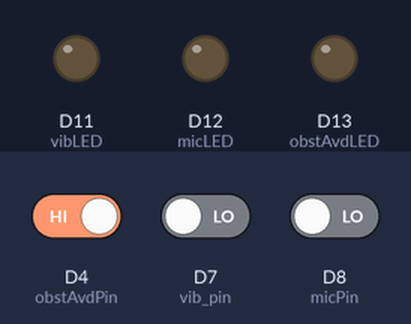
The sketch below on a simulated Arduino MKR. Shown: output pins drawn as LEDs (lit = HIGH). The inputs (shaded band) are chosen by the test bench; at power-on: D4 (obstAvdPin) HIGH, D7 (vib_pin) LOW, D8 (micPin) LOW. WiFi joins after 1.5 s; servers stay silent unless stated; what the sketch prints to the serial monitor is not drawn.

Above: at 3.0 s.
3.1 s: D4 (obstAvdPin) driven LOW
At 3.8 s:
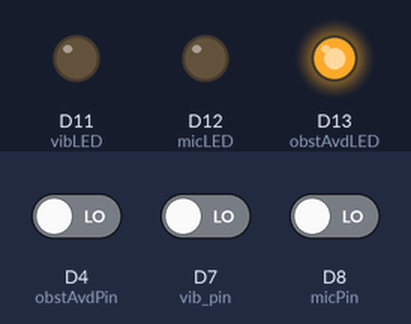
4.6 s: D7 (vib_pin) driven HIGH
At 5.0 s:
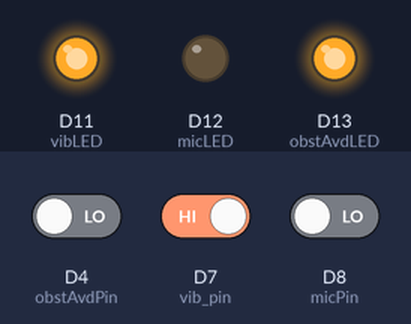
6.1 s: D8 (micPin) driven HIGH
At 7.3 s:
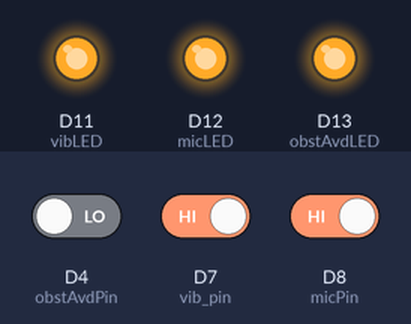
7.6 s: D4 (obstAvdPin) driven HIGH
At 8.4 s:
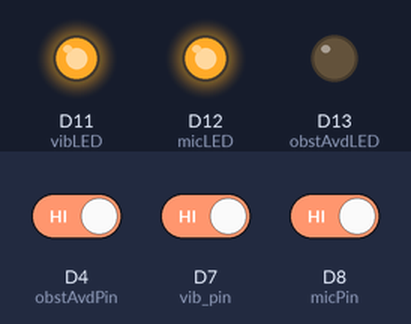
9.1 s: D7 (vib_pin) driven LOW
At 9.6 s:
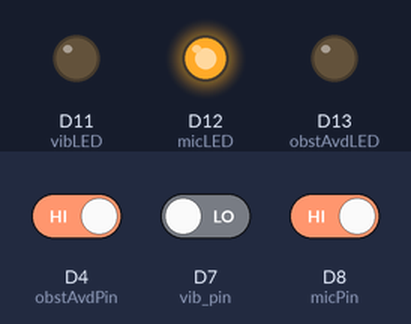
10.6 s: D4 (obstAvdPin) driven LOW
At 11.9 s:
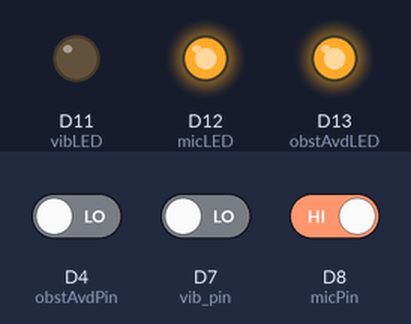
Timing chart, 0 to 13.1 s (numbered marks = the images above; inputs shaded):
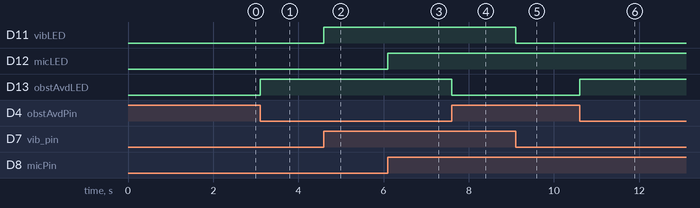

The sketch:

IOT_Mail_Notifier.ino
```cpp
/*************************************************************
credits: Blynk for library
 *************************************************************
Author: Tobi Adebari
This program demonstrates the use of the Blynk IOT
Cloud as well as sound, motion and vibration sensors
in order to implement an IOT Mail Notifying Device that
is capable of notifying the user through push notifications
when a parcel or mail has come through their letterbox.
 *************************************************************/

#include <SPI.h> // Serial Port Library
#include <WiFiNINA.h> // WIFI Librry used for the integrated Wifi Module
#include <BlynkSimpleWiFiNINA.h> // API for WIFI communication between Arduino and Blynik server

// Blynk Device Authorisation Token
char auth[] = "_RXFOWRl9qEi0eyoJgJPFJvL9vrgHhOu";

// Users WiFi credentials including SSID and Passcode.
char ssid[] = "BTHub4-Z5J7 2.4Ghz";char pass[] = "c48c9b2826";

BlynkTimer timer;

void sendSensor()// Sensor data to be sent to the cloud server
{
/***********************
LED Pinout Configuration
************************/
  int vibLED = 11;
  int micLED = 12;
  int obstAvdLED = 13;
  pinMode(vibLED,OUTPUT);
  pinMode(obstAvdLED, OUTPUT);
  pinMode(micLED, OUTPUT);

/***********************
Sensor Pinout Configuration
************************/
  int vib_pin=7;
  int obstAvdPin = 4;
  int micPin = 8;
  int is_mail_counter = 0;
  pinMode(vib_pin,INPUT);
  pinMode(obstAvdPin, INPUT);
  pinMode(micPin,INPUT);

/***********************
Vibration Sensor
************************/
  int vibStat; // Status variable for use in the condition check
  vibStat=digitalRead(vib_pin); // Status variable will be assigned a value of the sensor pin to read

  // When the vibration detection module detects a vibration, LED turns on
  if(vibStat==HIGH)
  {
    Serial.println("Detected A Vibration");
    digitalWrite(vibLED, HIGH);
    Blynk.virtualWrite(V5,HIGH);
  }
  // Else the LED stays off
   else
  {
    Serial.println("No Vibration");
    digitalWrite(vibLED, LOW);
    Blynk.virtualWrite(V5,LOW); // Send data to virtual display in Blynk application
  };

/***********************
Obstacle Avoidance Sensor
//************************/
  int obstAvdStat;
  obstAvdStat = digitalRead(obstAvdPin);

  // When the movement detection module detects an obstruction, LED turns on
  if (obstAvdStat == LOW)
  {
    Serial.println("Object Obstruction!!!");
    digitalWrite(obstAvdLED, HIGH);
    Blynk.virtualWrite(V7,HIGH);
  }
  // Else the LED stays off
  else
  {
    Serial.println("No Object");
    digitalWrite(obstAvdLED, LOW);
    Blynk.virtualWrite(V7,LOW); // Send data to virtual display in Blynk application
  }

/***********************
Sound Detection Sensor
//************************/
  int micStat;
  micStat = digitalRead(micPin);

  // When the sound detection module detects a sound, LED flashes on
  if (micStat == HIGH)
  {
    digitalWrite (micLED, HIGH);
    Serial.println("Sound Detected");
    Blynk.virtualWrite(V8,HIGH);
  }
  // Else the LED stays off
  else
  {
    digitalWrite (micLED, LOW);
    Serial.println("No Sound");
    Blynk.virtualWrite(V8,LOW); // Send data to virtual display in Blynk application
  };

/****************************************************
Condition Check for mail notifiation to be sent out
When all the sensors detect a change
//***************************************************/
  if (vibStat == HIGH && obstAvdStat == LOW && micStat == HIGH)
  {
   Serial.println("API call for Notification Pushed Completed Sucsessfully"); //Output to serial monitor when condition passed and notification is sent.
   Blynk.notify("A Letter or Parcel has arrived!"); //Blynk API call for NOTIFICATION pushing
  }
}

void setup()
{
  Serial.begin(9600); // Debug console

  Blynk.begin(auth, ssid, pass); //Connection setup

  timer.setInterval(0L, sendSensor); //Timer setup

  // User can also specify a server such as a local server using the lines of code below:
  //Blynk.begin(auth, ssid, pass, "blynk-cloud.com", 80);
  //Blynk.begin(auth, ssid, pass, IPAddress(192,168,1,100), 8080);
}

void loop()
{
  Blynk.run(); //main Blynk code to be run
  timer.run(); //timer to allow for the data to be sent continuously
}
```

Measured:
- after the input at 3.1 s, D13 (obstAvdLED): LOW → HIGH at once
- after the input at 4.6 s, D11 (vibLED): LOW → HIGH at once
- after the input at 6.1 s, D12 (micLED): LOW → HIGH at once
- after the input at 7.6 s, D13 (obstAvdLED): HIGH → LOW at once
- after the input at 9.1 s, D11 (vibLED): HIGH → LOW at once
- after the input at 10.6 s, D13 (obstAvdLED): LOW → HIGH at once
